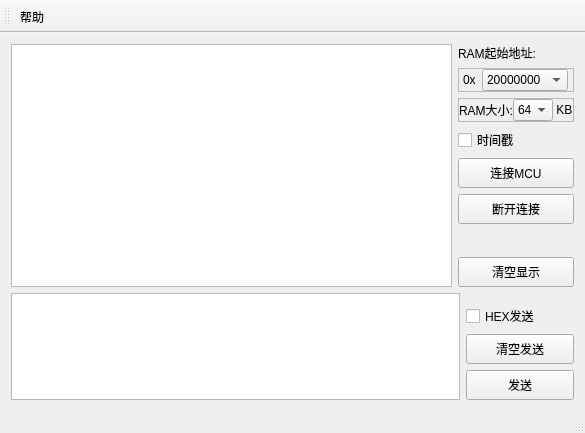
<?xml version="1.0" encoding="UTF-8"?>
<ui version="4.0">
 <class>MainWindow</class>
 <widget class="QMainWindow" name="MainWindow">
  <property name="geometry">
   <rect>
    <x>0</x>
    <y>0</y>
    <width>585</width>
    <height>433</height>
   </rect>
  </property>
  <property name="windowTitle">
   <string>RTT上位机  (可匹配segger v5.02，其余版本未测试)</string>
  </property>
  <widget class="QWidget" name="centralWidget">
   <layout class="QGridLayout" name="gridLayout_3">
    <item row="0" column="0">
     <widget class="QFrame" name="frame_2">
      <property name="frameShape">
       <enum>QFrame::NoFrame</enum>
      </property>
      <property name="frameShadow">
       <enum>QFrame::Raised</enum>
      </property>
      <layout class="QGridLayout" name="gridLayout">
       <property name="leftMargin">
        <number>0</number>
       </property>
       <property name="topMargin">
        <number>0</number>
       </property>
       <property name="rightMargin">
        <number>0</number>
       </property>
       <property name="bottomMargin">
        <number>0</number>
       </property>
       <property name="spacing">
        <number>6</number>
       </property>
       <item row="0" column="1">
        <widget class="QLabel" name="label">
         <property name="text">
          <string>RAM起始地址:</string>
         </property>
        </widget>
       </item>
       <item row="1" column="1">
        <widget class="QFrame" name="frame_4">
         <property name="frameShape">
          <enum>QFrame::StyledPanel</enum>
         </property>
         <property name="frameShadow">
          <enum>QFrame::Raised</enum>
         </property>
         <layout class="QGridLayout" name="gridLayout_5">
          <property name="sizeConstraint">
           <enum>QLayout::SetMinimumSize</enum>
          </property>
          <property name="leftMargin">
           <number>0</number>
          </property>
          <property name="topMargin">
           <number>0</number>
          </property>
          <property name="rightMargin">
           <number>0</number>
          </property>
          <property name="bottomMargin">
           <number>0</number>
          </property>
          <property name="spacing">
           <number>0</number>
          </property>
          <item row="0" column="0">
           <widget class="QLabel" name="label_3">
            <property name="maximumSize">
             <size>
              <width>15</width>
              <height>16777215</height>
             </size>
            </property>
            <property name="text">
             <string>0x</string>
            </property>
           </widget>
          </item>
          <item row="0" column="1">
           <widget class="ComboBoxEx" name="comboBox_RamBaseAddr">
            <property name="sizePolicy">
             <sizepolicy hsizetype="Maximum" vsizetype="Fixed">
              <horstretch>0</horstretch>
              <verstretch>0</verstretch>
             </sizepolicy>
            </property>
            <property name="minimumSize">
             <size>
              <width>73</width>
              <height>0</height>
             </size>
            </property>
            <item>
             <property name="text">
              <string>20000000</string>
             </property>
            </item>
           </widget>
          </item>
         </layout>
        </widget>
       </item>
       <item row="2" column="1">
        <widget class="QFrame" name="frame">
         <property name="frameShape">
          <enum>QFrame::StyledPanel</enum>
         </property>
         <property name="frameShadow">
          <enum>QFrame::Raised</enum>
         </property>
         <layout class="QGridLayout" name="gridLayout_4">
          <property name="leftMargin">
           <number>0</number>
          </property>
          <property name="topMargin">
           <number>0</number>
          </property>
          <property name="rightMargin">
           <number>0</number>
          </property>
          <property name="bottomMargin">
           <number>0</number>
          </property>
          <property name="spacing">
           <number>0</number>
          </property>
          <item row="0" column="1">
           <widget class="ComboBoxEx" name="comboBox_RamSize">
            <property name="maximumSize">
             <size>
              <width>40</width>
              <height>16777215</height>
             </size>
            </property>
            <property name="currentText">
             <string>64</string>
            </property>
            <item>
             <property name="text">
              <string>64</string>
             </property>
            </item>
            <item>
             <property name="text">
              <string>自定义</string>
             </property>
            </item>
           </widget>
          </item>
          <item row="0" column="0">
           <widget class="QLabel" name="label_2">
            <property name="text">
             <string>RAM大小:</string>
            </property>
           </widget>
          </item>
          <item row="0" column="2">
           <widget class="QLabel" name="label_4">
            <property name="text">
             <string> KB</string>
            </property>
           </widget>
          </item>
         </layout>
        </widget>
       </item>
       <item row="3" column="1">
        <widget class="QCheckBox" name="checkBox_timeStamp">
         <property name="text">
          <string>时间戳</string>
         </property>
        </widget>
       </item>
       <item row="4" column="1">
        <widget class="QPushButton" name="pushButton_link">
         <property name="minimumSize">
          <size>
           <width>0</width>
           <height>30</height>
          </size>
         </property>
         <property name="text">
          <string>连接MCU</string>
         </property>
        </widget>
       </item>
       <item row="5" column="1">
        <widget class="QPushButton" name="pushButton_unlink">
         <property name="minimumSize">
          <size>
           <width>0</width>
           <height>30</height>
          </size>
         </property>
         <property name="text">
          <string>断开连接</string>
         </property>
        </widget>
       </item>
       <item row="6" column="1">
        <spacer name="verticalSpacer_2">
         <property name="orientation">
          <enum>Qt::Vertical</enum>
         </property>
         <property name="sizeHint" stdset="0">
          <size>
           <width>20</width>
           <height>40</height>
          </size>
         </property>
        </spacer>
       </item>
       <item row="7" column="1">
        <widget class="QPushButton" name="pushButton_clearShow">
         <property name="minimumSize">
          <size>
           <width>0</width>
           <height>30</height>
          </size>
         </property>
         <property name="text">
          <string>清空显示</string>
         </property>
        </widget>
       </item>
       <item row="0" column="0" rowspan="8">
        <widget class="QTextBrowser" name="textBrowser_show"/>
       </item>
      </layout>
     </widget>
    </item>
    <item row="1" column="0">
     <widget class="QFrame" name="frame_3">
      <property name="maximumSize">
       <size>
        <width>10000</width>
        <height>120</height>
       </size>
      </property>
      <property name="frameShape">
       <enum>QFrame::NoFrame</enum>
      </property>
      <property name="frameShadow">
       <enum>QFrame::Raised</enum>
      </property>
      <layout class="QGridLayout" name="gridLayout_2">
       <property name="leftMargin">
        <number>0</number>
       </property>
       <property name="topMargin">
        <number>0</number>
       </property>
       <property name="rightMargin">
        <number>0</number>
       </property>
       <property name="bottomMargin">
        <number>0</number>
       </property>
       <item row="0" column="1">
        <spacer name="verticalSpacer">
         <property name="orientation">
          <enum>Qt::Vertical</enum>
         </property>
         <property name="sizeHint" stdset="0">
          <size>
           <width>20</width>
           <height>12</height>
          </size>
         </property>
        </spacer>
       </item>
       <item row="1" column="1">
        <widget class="QCheckBox" name="checkBox_hex">
         <property name="text">
          <string>HEX发送</string>
         </property>
        </widget>
       </item>
       <item row="2" column="1">
        <widget class="QPushButton" name="pushButton_clearInput">
         <property name="minimumSize">
          <size>
           <width>0</width>
           <height>30</height>
          </size>
         </property>
         <property name="text">
          <string>清空发送</string>
         </property>
        </widget>
       </item>
       <item row="3" column="1">
        <widget class="QPushButton" name="pushButton_send">
         <property name="minimumSize">
          <size>
           <width>108</width>
           <height>30</height>
          </size>
         </property>
         <property name="text">
          <string>发送</string>
         </property>
        </widget>
       </item>
       <item row="0" column="0" rowspan="4">
        <widget class="QTextEdit" name="textEdit_input">
         <property name="minimumSize">
          <size>
           <width>0</width>
           <height>100</height>
          </size>
         </property>
         <property name="maximumSize">
          <size>
           <width>10000</width>
           <height>10000</height>
          </size>
         </property>
        </widget>
       </item>
      </layout>
     </widget>
    </item>
   </layout>
  </widget>
  <widget class="QMenuBar" name="menuBar">
   <property name="geometry">
    <rect>
     <x>0</x>
     <y>0</y>
     <width>585</width>
     <height>23</height>
    </rect>
   </property>
  </widget>
  <widget class="QToolBar" name="mainToolBar">
   <attribute name="toolBarArea">
    <enum>TopToolBarArea</enum>
   </attribute>
   <attribute name="toolBarBreak">
    <bool>false</bool>
   </attribute>
   <addaction name="action_help"/>
  </widget>
  <widget class="QStatusBar" name="statusBar"/>
  <action name="action_testRTT">
   <property name="text">
    <string>RTT测试</string>
   </property>
  </action>
  <action name="action_help">
   <property name="text">
    <string>帮助</string>
   </property>
  </action>
 </widget>
 <layoutdefault spacing="6" margin="11"/>
 <customwidgets>
  <customwidget>
   <class>ComboBoxEx</class>
   <extends>QComboBox</extends>
   <header location="global">comboboxex.h</header>
  </customwidget>
 </customwidgets>
 <resources/>
 <connections/>
</ui>
